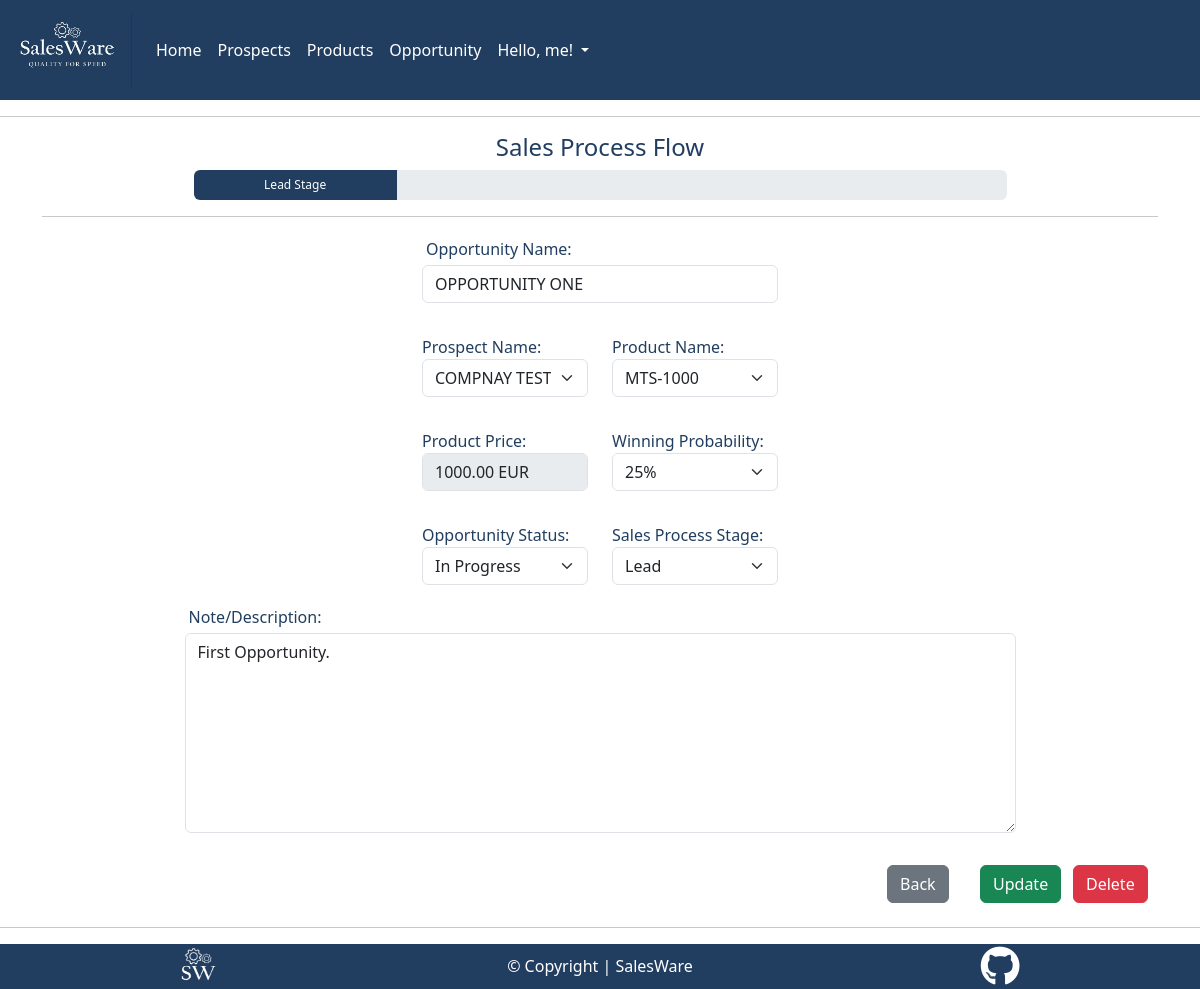
The app's page /opportunity/opportunity_detail/1/ (signed in) with its own data.
### opportunity/models.py (models this page shows, shortened)
class Opportunity(models.Model):
    name = UpperCaseConverter(
        max_length=60,
        unique=True,
        default=None,
        null=False,
    )
    lead = models.ForeignKey(
        Prospect,
        on_delete=models.CASCADE,
        default=None,
        null=False,
    )
    solution = models.ForeignKey(
        Product,
        on_delete=models.CASCADE,
        default=None,
        blank=False,
        null=False,
    )
    note = models.CharField(
        max_length=500,
        default=None,
        null=True,
    )
    PROBABILITY_OPTIONS = [
        (25, '25%'),
        (50, '50%'),
        (75, '75%'),
        (100, '100%'),
    ]
    probability = models.IntegerField(
        choices=PROBABILITY_OPTIONS,
        default=25,
        blank=False,
        null=False,
    )
    STAGE_OPTIONS = (
        ('Lead', 'Lead'),
        ('Proposal', 'Proposal'),
        ('Negotiation', 'Negotiation'),
        ('Close', 'Close')
    )
    sales_stage = models.CharField(
        max_length=12,
        choices=STAGE_OPTIONS,
        default="Lead",
        blank=False,
        null=False,
    )
    is_closed = models.BooleanField(
        default=False
    )
    STATUS_OPTIONS = [
        ('Won', 'Won'),
        ('Lost', 'Lost'),
        ('In Progress', 'In Progress')
    ]
    status = models.CharField(
        max_length=11,
        choices=STATUS_OPTIONS,
        default='In progress',
        blank=False,
        null=False,
    )
    owner = models.ForeignKey(
        User,
        on_delete=models.CASCADE,
        null=True,
    )
    created_on = models.DateTimeField(
        auto_now_add=True,
        null=False,
    )
    updated_at = models.DateTimeField(
        auto_now=True,
        null=False,
    )
    @property
    def winning_probability(self):
        return f"{self.probability}%"

### prospect/models.py (models this page shows)
class Prospect(models.Model):
    company = UpperCaseConverter(
        max_length=60,
        unique=True,
        default=None,
        null=False,
        )
    first_name = models.CharField(max_length=40)
    last_name = models.CharField(max_length=40, default=None, null=False)
    email = models.EmailField(default=None, null=False)
    title = models.CharField(max_length=60, default=None, null=True)
    industry = models.CharField(max_length=60, default=None, null=False)
    country = models.CharField(max_length=60, default=None, null=False)
    owner = models.ForeignKey(
        User, on_delete=models.CASCADE,
        default=None,
        null=False,
    )
    created_on = models.DateTimeField(
        auto_now_add=True, null=False,
    )
    updated_at = models.DateTimeField(
        auto_now=True, null=False,
    )
    class Meta:
        ordering = ["company"]
    def __str__(self):
        return self.company

### product/models.py (models this page shows)
class Product(models.Model):
    name = UpperCaseConverter(
        max_length=60,
        unique=True,
        default=None,
        null=False,
    )
    price = models.DecimalField(
        max_digits=10,
        decimal_places=2,
        default=None,
        null=False)
    CURRENCY_OPTIONS = (
        ('EUR', 'EUR'),
        ('USD', 'USD'),
        ('GBP', 'GBP')
    )
    currency = models.CharField(
        max_length=3,
        choices=CURRENCY_OPTIONS,
        default="EUR",
    )
    owner = models.ForeignKey(
        User, on_delete=models.CASCADE,
        default=None,
        null=False,
    )
    created_on = models.DateTimeField(
        auto_now_add=True, null=False,
    )
    updated_at = models.DateTimeField(
        auto_now=True, null=False,
    )
    class Meta:
        ordering = ["name"]
    @property
    def product_price(self):
        return f"{self.price} {self.currency}"
    def __str__(self):
        return self.name

### opportunity/views.py (the view)
def opportunity_detail(request, id):
    opportunity = get_object_or_404(Opportunity, pk=id)
    prospects = Prospect.objects.all()
    products = Product.objects.all()
    request.session['opportunity_id'] = id
    return render(
        request,
        "opportunity/opportunity_detail.html",
        {
            "opportunity": opportunity,
            'prospects': prospects,
            'products': products,
        }
    )

### opportunity/templates/opportunity/opportunity_detail.html (shortened to what this page needs)
{% extends "base.html" %}
{% load static %}
{% block content %}
{% if user.is_authenticated %}
<div class="container">
    <div class="row d-flex justify-content-center">
        <div class="col-9 d-flex justify-content-center">
            <h1 class="salesware-txt-color salesware-h1-font">Sales Process Flow</h1>
        </div>
    </div>
    <div class="container">
        <div class="row d-flex justify-content-center">
            <div class="col-9">
                <div class="progress" style="height: 30px">
                    <div class="progress-bar salesware-background-color" id="opportunity-edit-delete-progress-bar"
                        role="progressbar" style="width: 0%;" aria-valuenow="0" aria-valuemin="0" aria-valuemax="100" aria-label="Sales Stage Progress Bar">
                    </div>
                </div>
            </div>
        </div>
    </div>
</div>
<div class="container">
    <div class="row">
        <div class="col">
            <div>
                <hr>
            </div>
        </div>
    </div>
</div>
<form id="opportunity-edit-delete-form" class="form-inline my-2 my-lg-0" method="post">
    <div class="container salesware-txt-color">
        <div class="row d-flex justify-content-center">
            <div class="col-12 col-sm-6 col-md-4 col-lg-6 col-xl-4">
                <label for="opportunity-edit-delete-name" class="form-label mt-1 mb-1 ms-1">Opportunity
                    Name:</label>
                <input name="name" value="{{opportunity.name}}" type="text" class="form-control"
                    id="opportunity-edit-delete-name" autocomplete="on" required>
            </div>
        </div>
    </div>
    <div class="container salesware-txt-color">
        <div class="row mt-4 d-flex justify-content-center">
            <div class="col-12 col-sm-6 col-md-3 col-lg-4 col-xl-2 mt-2">
                <div>
                    <label for="opportunity-edit-delete-prospect">Prospect Name:</label>
                    <select name="lead" id="opportunity-edit-delete-prospect" class="form-select form-control"
                        aria-label="select prospect option">
                        <option value="{{opportunity.lead.id}}" selected>{{ opportunity.lead }}</option>
                    </select>
                </div>
            </div>
            <div class="col-12 col-sm-6 col-md-3 col-lg-4 col-xl-2 mt-2">
                <div>
                    <label for="opportunity-edit-delete-product">Product Name:</label>
                    <select name="solution" id="opportunity-edit-delete-product" class="form-select form-control"
                        aria-label="select product option">
                        <option value="{{ opportunity.solution.id  }}" selected>{{ opportunity.solution }}</option>
                    </select>
                </div>
            </div>
        </div>
    </div>
    <div class="container salesware-txt-color">
        <div class="row mt-4 d-flex justify-content-center">
            <div class="col-12 col-sm-6 col-md-3 col-lg-4 col-xl-2 mt-2">
                <div> <label for="opportunity-edit-delete-product-price">Product Price:</label>
                    <input name="product-price" type="text" class="form-control"
                        id="opportunity-edit-delete-product-price" value="{{opportunity.solution.product_price}}"
                        autocomplete="off" disabled>
                </div>
            </div>
            <div class="col-12 col-sm-6 col-md-3 col-lg-4 col-xl-2 mt-2">
                <div>
                    <label for="opportunity-edit-delete-winning-probability">Winning Probability:</label>
                    <select name="probability" id="opportunity-edit-delete-winning-probability"
                        class="form-select form-control" aria-label="select probability option">
                        <option value="{{ opportunity.probability }}" selected>{{ opportunity.winning_probability }}
                        </option>
                    </select>
                </div>
            </div>
        </div>
    </div>
    <div class="container salesware-txt-color">
        <div class="row mt-4 d-flex justify-content-center">
            <div class="col-12 col-sm-6 col-md-3 col-lg-4 col-xl-2 mt-2">
                <div> <label for="opportunity-edit-delete-status">Opportunity Status:</label>
                    <select name="status" id="opportunity-edit-delete-status" class="form-select form-control"
                        aria-label="select status option">
                        <option value="{{ opportunity.status }}" selected>{{ opportunity.status }}</option>
                    </select>
                </div>
            </div>
            <div class="col-12 col-sm-6 col-md-3 col-lg-4 col-xl-2 mt-2">
                <div>
                    <label for="opportunity-edit-delete-sales-process-stage">Sales Process Stage:</label>
                    <select name="sales_stage" id="opportunity-edit-delete-sales-process-stage"
                        class="form-select form-control" aria-label="select sales stage">
                        <option value="{{ opportunity.sales_stage }}" selected>{{ opportunity.sales_stage }}</option>
                    </select>
                </div>
            </div>
        </div>
    </div>
    <div class="container salesware-txt-color">
        <div class="row mt-3 d-flex justify-content-center">
            <div class="col-9">
                <label for="opportunity-edit-delete-note" class="form-label mt-1 mb-1 ms-1">Note/Description:</label>
                <textarea name="note" class="form-control" autocomplete="off" id="opportunity-edit-delete-note"
                    style="height: 200px;" required>{{opportunity.note}}</textarea>
            </div>
        </div>
    </div>
    <div class="container mt-4">
        <div class="row">
            <div class="d-flex flex-wrap-reverse justify-content-end">
                <div class="p-2 col-4 col-sm-2 col-lg-1">
                    <button type="button" id="opportunity-edit-delete-back-btn" class="btn btn-secondary back">
                        Back
                    </button>
                </div>
                <div class="p-2 col-4 col-sm-2 col-lg-1">
                    <button type="button" id="opportunity-edit-submit-btn" class="btn btn-success"
                        data-bs-toggle="modal" data-bs-target="#opportunity-edit-submit-modal">
                        Update
                    </button>
                </div>
                <div class="p-2 col-4 col-sm-2 col-lg-1">
                    <button type="button" id="opportunity-delete-btn" class="btn btn-danger" data-bs-toggle="modal"
                        data-bs-target="#opportunity-delete-confirm-modal">
                        Delete
                    </button>
                </div>
            </div>
        </div>
    </div>
</form>
{% endif %}
{% endblock content %}

### templates/base.html (shortened to what this page needs)
{% load static %}
{% url 'account_login' as login_url %}
{% url 'account_signup' as signup_url %}
{% url 'account_logout' as logout_url %}
{% url 'home' as home_url %}
{% url 'prospect_list' as prospect_url %}
{% url 'product_list' as product_url %}
{% url 'opportunity_list' as opportunity_url %}
{% url 'contact' as contact_url %}
<!DOCTYPE html>
<html lang="en">
<head>
    <link href="https://cdn.jsdelivr.net/npm/bootstrap@5.3.3/dist/css/bootstrap.min.css" rel="stylesheet"
>
    <link href="https://cdn.jsdelivr.net/npm/select2@4.1.0-rc.0/dist/css/select2.min.css" rel="stylesheet">
    <link rel="stylesheet" href="{% static 'css/style.css' %}">
</head>
<body>
    <header>
        <div class="container-fluid">
            <div class="row">
                <nav class="navbar navbar-expand-md">
                    <a class="navbar-brand text-white" href="/">
                        <img src="/static/images/medium_logo.jpg" alt="SalesWare Logo" width="132" height="74"
                            style="object-fit: cover;">
                    </a>
                    <div class="collapse navbar-collapse" id="navbarText">
                        <ul class="navbar-nav me-auto mb-2 mb-lg-0">
                            {% if user.is_authenticated %}
                            <li class="nav-item">
                                <a class="nav-link text-white {% if request.path == home_url %}active{% endif %}"
                                    href="/">Home</a>
                            </li>
                            <li class="nav-item">
                                <a class="nav-link text-white {% if request.path == prospect_url %}active{% endif %}"
                                    href="{% url 'prospect_list' %}">Prospects</a>
                            </li>
                            <li class="nav-item">
                                <a class="nav-link text-white {% if request.path == product_url %}active{% endif %}"
                                    href="{% url 'product_list' %}">Products</a>
                            </li>
                            <li class="nav-item">
                                <a class="nav-link text-white {% if request.path == opportunity_url %}active{% endif %}"
                                    href="{% url 'opportunity_list' %}">Opportunity</a>
                            </li>
                            {% endif %}
                            <li class="nav-item dropdown">
                                {% if user.is_authenticated %}
                                <a class="nav-link dropdown-toggle" href="#" role="button" data-bs-toggle="dropdown"
                                    aria-expanded="false">
                                    Hello, {{ user.username }}!
                                </a>
                                {% endif %}
                            </li>
                        </ul>
                    </div>
                </nav>
            </div>
        </div>
    </header>
    <hr>
    <main>
        {% block content %}{% endblock content %}
    </main>
    <hr>
    <footer>
        <div class="container-fluid salesware-background-color text-white">
            <div class="row align-items-center">
                <div class="col text-center"><img src="/static/images/small_logo.jpg" alt="Small Logo" width="80"
                        height="45"></div>
                <div class="col d-none d-md-block text-center">&copy; Copyright | SalesWare</div>
                <div class="col text-center"><a href="https://github.com/ahmedcodein" target="_blank" rel="noopener"
                        aria-label="author's GitHub repository"><i
                            class="fa-brands fa-github pages-icons fs-1 text-white"></i></a></div>
            </div>
        </div>
    </footer>
</body>
</html>

### static/css/style.css (style rules this page uses)
html, body { height: 100vh; }
body { display: flex; flex-direction: column; }
main { flex-grow: 1; }
.salesware-background-color { background-color: #213E60; }
.salesware-txt-color { color: #213E60; }
.salesware-h1-font { font-size: x-large; }
.navbar { background-color: #213E60; color: #fff; }
.nav-link { color: #fff; background-color: #213E60; }

### records on screen
Opportunity: name "OPPORTUNITY ONE", lead "COMPNAY TEST 1", solution "MTS-1000", product-price "1000.00 EUR", probability "25%", status "In Progress", sales_stage "Lead", note "First Opportunity."

### other values on screen
{{ user.username }} "me"
